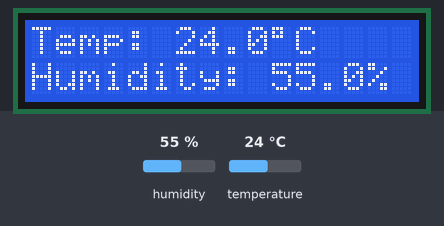
Bench run of a sketch on a simulated Arduino Uno, built with avr-gcc and run on an emulated ATmega328P. Shown: 16×2 character LCD. The inputs (shaded band) are chosen by the test bench; at power-on: humidity 55 %, temperature 24 °C. What the sketch prints to the serial monitor is not drawn.

Above: at 3.2 s.
3.3 s: humidity set to 22 %
At 7.1 s:
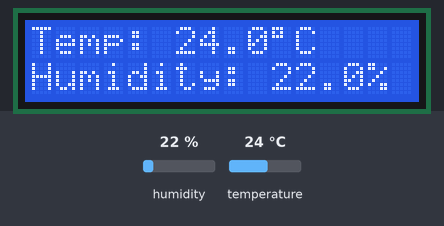
8.1 s: temperature set to 12 °C
At 11.3 s:
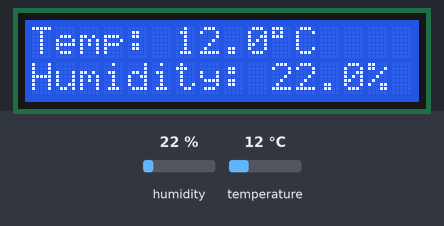
12.9 s: humidity set to 40 %
At 15.5 s:
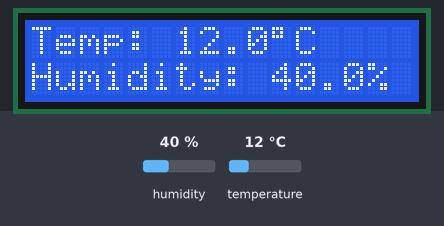
17.7 s: temperature set to 19 °C
At 18.6 s:
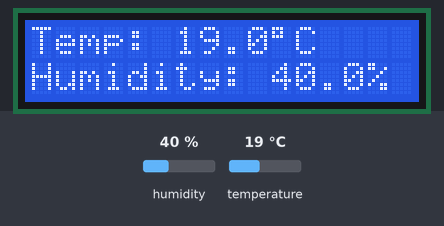
Timing chart, 0 to 20.7 s (numbered marks = the images above; inputs shaded):
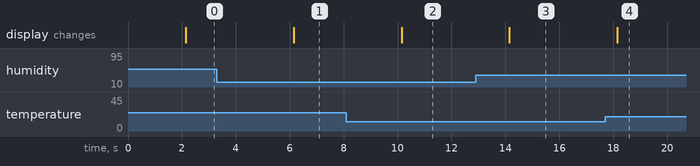

Measured:
- after the input at 3.3 s, the display: changes after 2.9 s (image 1)
- after the input at 8.1 s, the display: changes after 2.1 s (image 2)
- after the input at 12.9 s, the display: changes after 1.3 s (image 3)
- after the input at 17.7 s, the display: changes after 0.45 s (image 4)

The sketch:

Temperature_Humidity.ino
```cpp
#include <Wire.h>
#include <LiquidCrystal_I2C.h>
#include <Adafruit_Sensor.h>
#include <DHT.h>

// DHT11 setup
#define DHTPIN 2        // DHT11 data pin connected to Arduino D2
#define DHTTYPE DHT11   // Sensor type
DHT dht(DHTPIN, DHTTYPE);

// LCD setup
#define I2C_ADDR 0x27   // Change to 0x3F if scanner finds that instead
LiquidCrystal_I2C lcd(I2C_ADDR, 16, 2);

unsigned long lastRead = 0;
const unsigned long interval = 2000; // DHT11 needs ~2s between reads

void setup() {
  Serial.begin(9600);
  dht.begin();

  // Initialize LCD
  lcd.init();
  lcd.backlight();

  // Startup message
  lcd.setCursor(0,0);
  lcd.print("Weather Station");
  lcd.setCursor(0,1);
  lcd.print("Initializing...");
  delay(2000);
  lcd.clear();
}

void loop() {
  if (millis() - lastRead < interval) return;
  lastRead = millis();

  float humidity = dht.readHumidity();
  float temperature = dht.readTemperature(); // Celsius

  // Check if readings failed
  if (isnan(humidity) || isnan(temperature)) {
    Serial.println("Failed to read from DHT11!");
    lcd.clear();
    lcd.setCursor(0,0);
    lcd.print("Sensor error!");
    return;
  }

  // Debug in Serial Monitor
  Serial.print("Temp: ");
  Serial.print(temperature);
  Serial.print(" *C  ");
  Serial.print("Humidity: ");
  Serial.print(humidity);
  Serial.println(" %");

  // Display on LCD
  lcd.clear();
  lcd.setCursor(0,0);
  lcd.print("Temp: ");
  lcd.print(temperature, 1);
  lcd.print((char)223); // Degree symbol
  lcd.print("C");

  lcd.setCursor(0,1);
  lcd.print("Humidity: ");
  lcd.print(humidity, 1);
  lcd.print("%");
}
```
